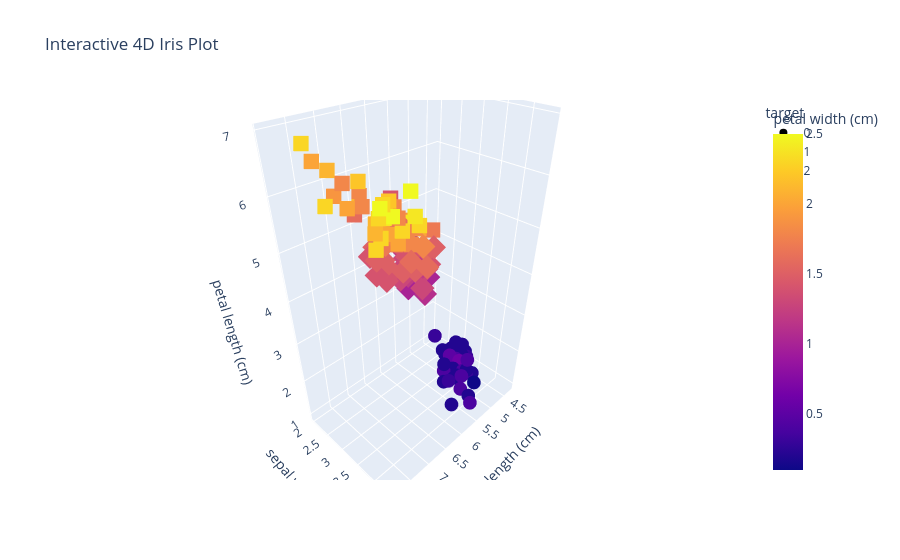

Source (notebook cell):
### Code cell
import plotly.express as px

fig = px.scatter_3d(
    df, 
    x='sepal length (cm)', 
    y='sepal width (cm)', 
    z='petal length (cm)', 
    color='petal width (cm)', # 4th feature gradient
    symbol='target',          # 
    title="Interactive 4D Iris Plot"
)
fig.show()

### Figure 1 — Plotly figure (JSON) as saved in the notebook; plotly's stock layout.template omitted (floating-point values rounded to 4 significant figures)
{"data": [{"hovertemplate": "target=0<br>sepal length (cm)=%{x}<br>sepal width (cm)=%{y}<br>petal length (cm)=%{z}<br>petal width (cm)=%{marker.color}<extra></extra>", "legendgroup": "0", "marker": {"color": [0.2, 0.2, 0.2, 0.2, 0.2, 0.4, 0.3, 0.2, 0.2, 0.1, 0.2, 0.2, 0.1, 0.1, 0.2, 0.4, 0.4, 0.3, 0.3, 0.3, 0.2, 0.4, 0.2, 0.5, 0.2, 0.2, 0.4, 0.2, 0.2, 0.2, 0.2, 0.4, 0.1, 0.2, 0.2, 0.2, 0.2, 0.1, 0.2, 0.2, 0.3, 0.3, 0.2, 0.6, 0.4, 0.3, 0.2, 0.2, 0.2, 0.2], "coloraxis": "coloraxis", "symbol": "circle"}, "mode": "markers", "name": "0", "scene": "scene", "showlegend": true, "type": "scatter3d", "x": [5.1, 4.9, 4.7, 4.6, 5.0, 5.4, 4.6, 5.0, 4.4, 4.9, 5.4, 4.8, 4.8, 4.3, 5.8, 5.7, 5.4, 5.1, 5.7, 5.1, 5.4, 5.1, 4.6, 5.1, 4.8, 5.0, 5.0, 5.2, 5.2, 4.7, 4.8, 5.4, 5.2, 5.5, 4.9, 5.0, 5.5, 4.9, 4.4, 5.1, 5.0, 4.5, 4.4, 5.0, 5.1, 4.8, 5.1, 4.6, 5.3, 5.0], "y": [3.5, 3.0, 3.2, 3.1, 3.6, 3.9, 3.4, 3.4, 2.9, 3.1, 3.7, 3.4, 3.0, 3.0, 4.0, 4.4, 3.9, 3.5, 3.8, 3.8, 3.4, 3.7, 3.6, 3.3, 3.4, 3.0, 3.4, 3.5, 3.4, 3.2, 3.1, 3.4, 4.1, 4.2, 3.1, 3.2, 3.5, 3.6, 3.0, 3.4, 3.5, 2.3, 3.2, 3.5, 3.8, 3.0, 3.8, 3.2, 3.7, 3.3], "z": [1.4, 1.4, 1.3, 1.5, 1.4, 1.7, 1.4, 1.5, 1.4, 1.5, 1.5, 1.6, 1.4, 1.1, 1.2, 1.5, 1.3, 1.4, 1.7, 1.5, 1.7, 1.5, 1.0, 1.7, 1.9, 1.6, 1.6, 1.5, 1.4, 1.6, 1.6, 1.5, 1.5, 1.4, 1.5, 1.2, 1.3, 1.4, 1.3, 1.5, 1.3, 1.3, 1.3, 1.6, 1.9, 1.4, 1.6, 1.4, 1.5, 1.4]}, {"hovertemplate": "target=1<br>sepal length (cm)=%{x}<br>sepal width (cm)=%{y}<br>petal length (cm)=%{z}<br>petal width (cm)=%{marker.color}<extra></extra>", "legendgroup": "1", "marker": {"color": [1.4, 1.5, 1.5, 1.3, 1.5, 1.3, 1.6, 1.0, 1.3, 1.4, 1.0, 1.5, 1.0, 1.4, 1.3, 1.4, 1.5, 1.0, 1.5, 1.1, 1.8, 1.3, 1.5, 1.2, 1.3, 1.4, 1.4, 1.7, 1.5, 1.0, 1.1, 1.0, 1.2, 1.6, 1.5, 1.6, 1.5, 1.3, 1.3, 1.3, 1.2, 1.4, 1.2, 1.0, 1.3, 1.2, 1.3, 1.3, 1.1, 1.3], "coloraxis": "coloraxis", "symbol": "diamond"}, "mode": "markers", "name": "1", "scene": "scene", "showlegend": true, "type": "scatter3d", "x": [7.0, 6.4, 6.9, 5.5, 6.5, 5.7, 6.3, 4.9, 6.6, 5.2, 5.0, 5.9, 6.0, 6.1, 5.6, 6.7, 5.6, 5.8, 6.2, 5.6, 5.9, 6.1, 6.3, 6.1, 6.4, 6.6, 6.8, 6.7, 6.0, 5.7, 5.5, 5.5, 5.8, 6.0, 5.4, 6.0, 6.7, 6.3, 5.6, 5.5, 5.5, 6.1, 5.8, 5.0, 5.6, 5.7, 5.7, 6.2, 5.1, 5.7], "y": [3.2, 3.2, 3.1, 2.3, 2.8, 2.8, 3.3, 2.4, 2.9, 2.7, 2.0, 3.0, 2.2, 2.9, 2.9, 3.1, 3.0, 2.7, 2.2, 2.5, 3.2, 2.8, 2.5, 2.8, 2.9, 3.0, 2.8, 3.0, 2.9, 2.6, 2.4, 2.4, 2.7, 2.7, 3.0, 3.4, 3.1, 2.3, 3.0, 2.5, 2.6, 3.0, 2.6, 2.3, 2.7, 3.0, 2.9, 2.9, 2.5, 2.8], "z": [4.7, 4.5, 4.9, 4.0, 4.6, 4.5, 4.7, 3.3, 4.6, 3.9, 3.5, 4.2, 4.0, 4.7, 3.6, 4.4, 4.5, 4.1, 4.5, 3.9, 4.8, 4.0, 4.9, 4.7, 4.3, 4.4, 4.8, 5.0, 4.5, 3.5, 3.8, 3.7, 3.9, 5.1, 4.5, 4.5, 4.7, 4.4, 4.1, 4.0, 4.4, 4.6, 4.0, 3.3, 4.2, 4.2, 4.2, 4.3, 3.0, 4.1]}, {"hovertemplate": "target=2<br>sepal length (cm)=%{x}<br>sepal width (cm)=%{y}<br>petal length (cm)=%{z}<br>petal width (cm)=%{marker.color}<extra></extra>", "legendgroup": "2", "marker": {"color": [2.5, 1.9, 2.1, 1.8, 2.2, 2.1, 1.7, 1.8, 1.8, 2.5, 2.0, 1.9, 2.1, 2.0, 2.4, 2.3, 1.8, 2.2, 2.3, 1.5, 2.3, 2.0, 2.0, 1.8, 2.1, 1.8, 1.8, 1.8, 2.1, 1.6, 1.9, 2.0, 2.2, 1.5, 1.4, 2.3, 2.4, 1.8, 1.8, 2.1, 2.4, 2.3, 1.9, 2.3, 2.5, 2.3, 1.9, 2.0, 2.3, 1.8], "coloraxis": "coloraxis", "symbol": "square"}, "mode": "markers", "name": "2", "scene": "scene", "showlegend": true, "type": "scatter3d", "x": [6.3, 5.8, 7.1, 6.3, 6.5, 7.6, 4.9, 7.3, 6.7, 7.2, 6.5, 6.4, 6.8, 5.7, 5.8, 6.4, 6.5, 7.7, 7.7, 6.0, 6.9, 5.6, 7.7, 6.3, 6.7, 7.2, 6.2, 6.1, 6.4, 7.2, 7.4, 7.9, 6.4, 6.3, 6.1, 7.7, 6.3, 6.4, 6.0, 6.9, 6.7, 6.9, 5.8, 6.8, 6.7, 6.7, 6.3, 6.5, 6.2, 5.9], "y": [3.3, 2.7, 3.0, 2.9, 3.0, 3.0, 2.5, 2.9, 2.5, 3.6, 3.2, 2.7, 3.0, 2.5, 2.8, 3.2, 3.0, 3.8, 2.6, 2.2, 3.2, 2.8, 2.8, 2.7, 3.3, 3.2, 2.8, 3.0, 2.8, 3.0, 2.8, 3.8, 2.8, 2.8, 2.6, 3.0, 3.4, 3.1, 3.0, 3.1, 3.1, 3.1, 2.7, 3.2, 3.3, 3.0, 2.5, 3.0, 3.4, 3.0], "z": [6.0, 5.1, 5.9, 5.6, 5.8, 6.6, 4.5, 6.3, 5.8, 6.1, 5.1, 5.3, 5.5, 5.0, 5.1, 5.3, 5.5, 6.7, 6.9, 5.0, 5.7, 4.9, 6.7, 4.9, 5.7, 6.0, 4.8, 4.9, 5.6, 5.8, 6.1, 6.4, 5.6, 5.1, 5.6, 6.1, 5.6, 5.5, 4.8, 5.4, 5.6, 5.1, 5.1, 5.9, 5.7, 5.2, 5.0, 5.2, 5.4, 5.1]}], "layout": {"coloraxis": {"colorbar": {"title": {"text": "petal width (cm)"}}, "colorscale": [[0, "#0d0887"], [0.1111, "#46039f"], [0.2222, "#7201a8"], [0.3333, "#9c179e"], [0.4444, "#bd3786"], [0.5556, "#d8576b"], [0.6667, "#ed7953"], [0.7778, "#fb9f3a"], [0.8889, "#fdca26"], [1, "#f0f921"]]}, "legend": {"title": {"text": "target"}, "tracegroupgap": 0}, "scene": {"domain": {"x": [0, 1], "y": [0, 1]}, "xaxis": {"title": {"text": "sepal length (cm)"}}, "yaxis": {"title": {"text": "sepal width (cm)"}}, "zaxis": {"title": {"text": "petal length (cm)"}}}, "title": {"text": "Interactive 4D Iris Plot"}}}
